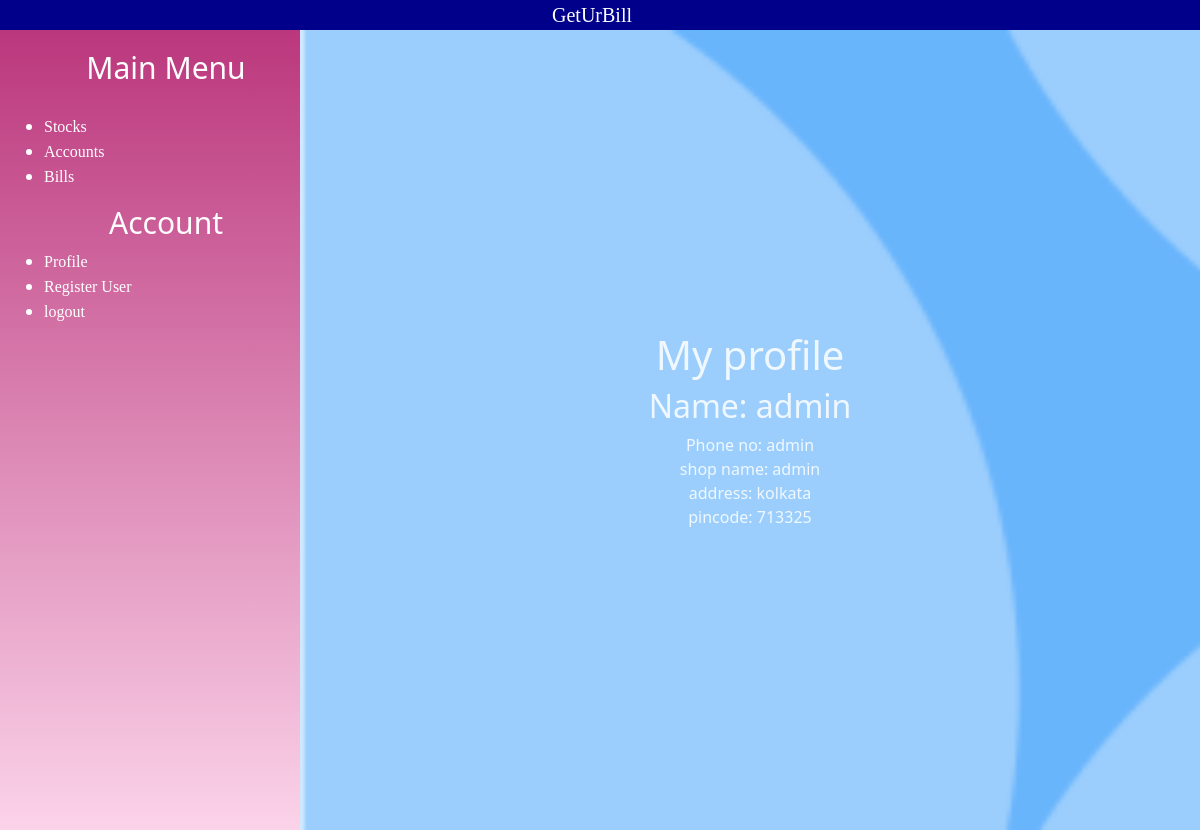
The app's page /account/ (signed in), older data.
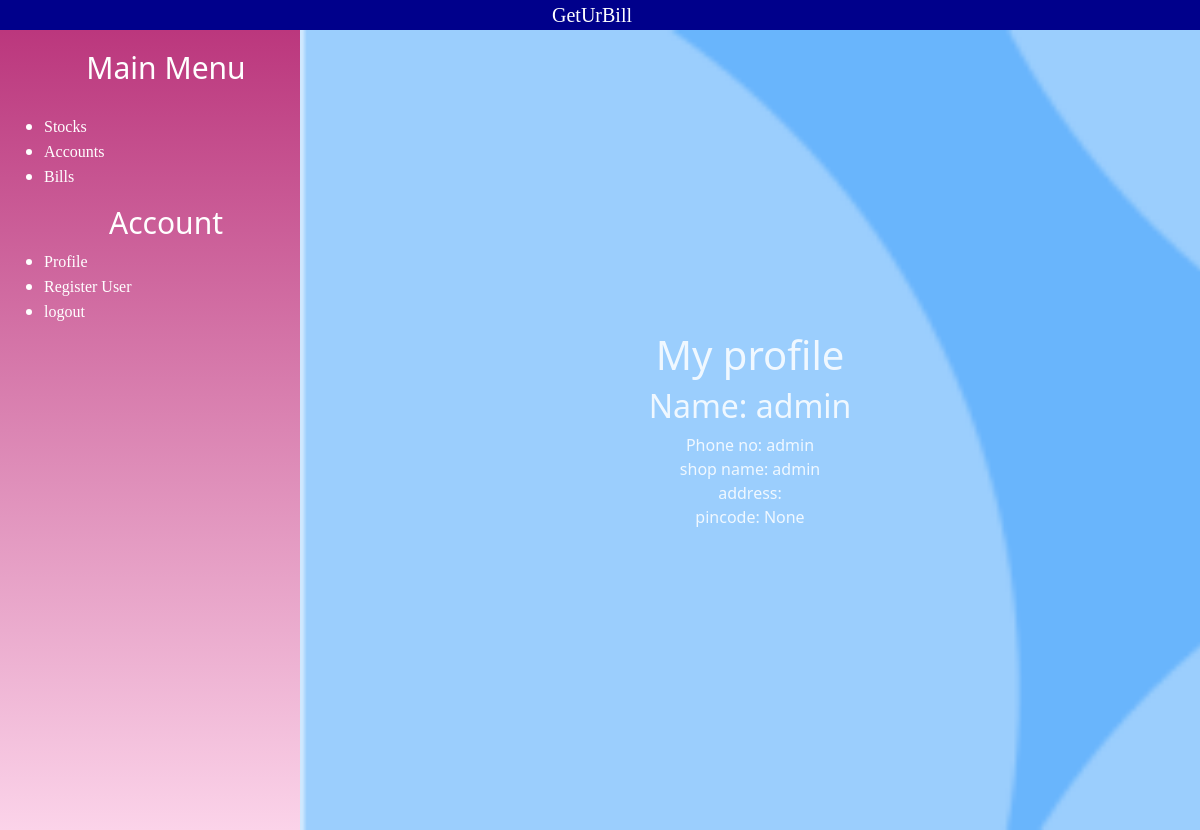
The same page, newer data.
### GetUrBill/models.py (models this page shows, shortened)
class Accounts(AbstractUser):
    username=None
    verification=models.BooleanField(default=False)
    phoneNumber=models.CharField (_('phone_number'),unique=True,max_length=10)
    shop_name=models.CharField(max_length=50)
    Address=models.TextField(default="")
    pincode=models.IntegerField(null=True)
    USERNAME_FIELD="phoneNumber"
    REQUIRED_FIELDS=["first_name","shop_name"]
    objects=CustomUserManager()

### GetUrBill/views.py (the view)
# urls.py: path('account/',views.myaccount),
def myaccount(request):
    return render (request, "myaccount.html")

### templates/myaccount.html (shortened to what this page needs)
{% extends "sidebar.html" %}
{% load static %}
{% block link %}
<link rel="stylesheet" href="{% static 'myaccount.css' %}">{% endblock link %}
        {% block body %}
       <h1 class="textt-center">My profile</h1>
        <div class="profile">
            <h2>Name: {{request.user.first_name}} {{request.user.last_name}}</h2>
            Phone no: {{request.user.phoneNumber}}<br>
            shop name: {{request.user.shop_name}}<br>
            address: {{request.user.Address}}<br>
            pincode: {{request.user.pincode}}<br>
        </div>
        {% endblock body %}

Row changes from the older to the newer data that the page shows:
changed Accounts "admin": user.pincode "713325" → "None"; user.Address "kolkata" → (not shown)
